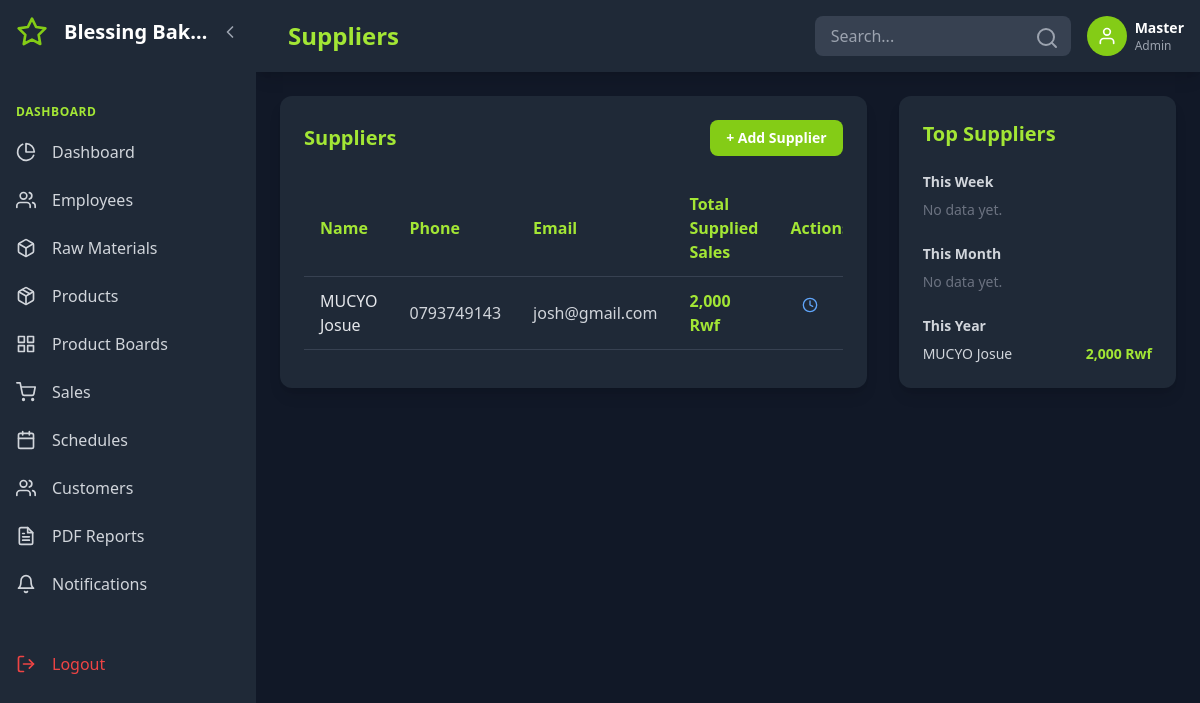
Page /?page=suppliers (signed in) on the committed database.
### tables this page shows
CREATE TABLE `system_settings` (
  `id` int(11) NOT NULL,
  `business_name` varchar(255) DEFAULT 'Bakery Management System',
  `currency` varchar(10) DEFAULT 'Frw',
  `timezone` varchar(50) DEFAULT 'Africa/Kigali',
  `date_format` varchar(20) DEFAULT 'Y-m-d',
  `low_stock_threshold` int(11) DEFAULT 10,
  `updated_at` datetime DEFAULT current_timestamp() ON UPDATE current_timestamp()
);

CREATE TABLE `suppliers` (
  `id` int(11) NOT NULL,
  `name` varchar(150) NOT NULL,
  `phone` varchar(50) DEFAULT NULL,
  `email` varchar(150) DEFAULT NULL,
  `address` text DEFAULT NULL,
  `created_at` datetime DEFAULT current_timestamp()
);

### app/views/suppliers.php (the view, shortened to what the rows shown need)
<div class="grid grid-cols-1 lg:grid-cols-3 gap-8 mb-8">
    <div class="lg:col-span-2 bg-gray-800 rounded-xl p-6 shadow-lg">
        <div class="overflow-x-auto">
            <table class="w-full">
                <thead>
                    <tr class="border-b border-gray-700">
                        <th class="text-left py-3 px-4 text-lime-400">Name</th>
                        <th class="text-left py-3 px-4 text-lime-400">Phone</th>
                        <th class="text-left py-3 px-4 text-lime-400">Email</th>
                        <th class="text-left py-3 px-4 text-lime-400">Total Supplied Sales</th>
                        <th class="text-left py-3 px-4 text-lime-400">Actions</th>
                    </tr>
                </thead>
                <tbody>
                    <?php if (!empty($suppliers)): ?>
                        <?php foreach ($suppliers as $supplier): ?>
                            <tr class="border-b border-gray-700 hover:bg-gray-700">
                                <td class="py-3 px-4 text-gray-200">
                                    <?= htmlspecialchars($supplier['name']) ?>
                                </td>
                                <td class="py-3 px-4 text-gray-300">
                                    <?= htmlspecialchars($supplier['phone'] ?? '') ?>
                                </td>
                                <td class="py-3 px-4 text-gray-300">
                                    <?= htmlspecialchars($supplier['email'] ?? '') ?>
                                </td>
                                <td class="py-3 px-4 text-lime-400 font-semibold">
                                    <?php
                                        $totalVal = $supplierTotals[$supplier['id']] ?? 0;
                                        echo number_format($totalVal, 0) . ' Rwf';
                                    ?>
                                </td>
                                <td class="py-3 px-4 flex items-center space-x-2">
                                    <button
                                        type="button"
                                        class="text-white text-sm font-semibold px-3 py-1 rounded-lg"
                                        onclick="openSupplierHistoryModal(<?= (int)$supplier['id'] ?>, '<?= htmlspecialchars($supplier['name'], ENT_QUOTES) ?>')">
                                        <i data-feather="clock" class="text-blue-400 hover:text-blue-300 w-4 h-4"></i>
                                    </button>
                                    <button
                                        type="button"
                                        class="flex items-center space-x-1 px-2 py-1 rounded-full hover:bg-gray-700 transition-colors duration-200"
                                        onclick="openSupplierEditModal(
                                            <?= (int)$supplier['id'] ?>,
                                            '<?= htmlspecialchars($supplier['name']) ?>',
                                            '<?= htmlspecialchars($supplier['phone'] ?? '') ?>',
                                            '<?= htmlspecialchars($supplier['email'] ?? '') ?>',
                                            '<?= htmlspecialchars($supplier['address'] ?? '') ?>'
                                        )"
                                        title="Edit Supplier">
                                    </button>
                                </td>
                            </tr>
                        <?php endforeach; ?>
                    <?php else: ?>
                        <tr>
                            <td colspan="5" class="py-8 text-center text-gray-400">No suppliers yet.</td>
                        </tr>
                    <?php endif; ?>
                </tbody>
            </table>
        </div>
    </div>
    <div class="bg-gray-800 rounded-xl p-6 shadow-lg space-y-6">
        <div>
            <ul class="space-y-1 text-sm">
                <?php if (!empty($topYearly)): ?>
                    <?php foreach ($topYearly as $row): ?>
                        <li class="flex justify-between text-gray-300">
                            <span><?= htmlspecialchars($row['name']) ?></span>
                            <span class="text-lime-400 font-semibold"><?= number_format($row['total_value'], 0) ?> Rwf</span>
                        </li>
                    <?php endforeach; ?>
                <?php else: ?>
                    <li class="text-gray-500">No data yet.</li>
                <?php endif; ?>
            </ul>
        </div>
    </div>

### app/views/header.php (shortened to what the rows shown need)
<?php
    $user = $_SESSION['user_id'] ?? null;
    $user_role = $_SESSION['role'] ?? 'employee';
    $user_name = $_SESSION['username'] ?? 'User';
    $current_page = $_GET['page'] ?? 'dashboard';
    $theme = $_SESSION['theme'] ?? 'dark';
    $language = $_SESSION['language'] ?? 'en';
if ($user):
?>
<!DOCTYPE html>
<html lang="<?= htmlspecialchars($language) ?>" class="<?= $theme === 'dark' ? 'dark' : '' ?>">
<head>
    <script src="https://cdn.tailwindcss.com"></script>
</head>
<body class="<?= $theme === 'dark' ? 'bg-gray-900 text-white' : 'bg-gray-100 text-gray-900' ?> min-h-screen flex">
    <div id="sidebar" class="sidebar sidebar-expanded bg-gray-800 fixed h-full overflow-hidden z-50">
        <div class="p-4 flex items-center justify-between">
            <div class="flex items-center min-w-0">
                <i data-feather="star" class="text-lime-500 w-8 h-8 flex-shrink-0"></i>
                <span class="logo-text ml-4 text-xl font-bold truncate"><?php echo $conn->query("SELECT business_name FROM system_settings LIMIT 1")->fetchColumn(); ?></span>
            </div>
            <button id="sidebarToggle" class="text-gray-400 hover:text-white ml-2 flex-shrink-0">
                <i data-feather="chevron-left" class="w-5 h-5 sidebar-toggle-icon"></i>
            </button>
        </div>
        <nav class="mt-8">
            <?php if ($user_role === 'admin'): ?>
                <div class="px-4 py-2 text-xs font-semibold text-lime-400 uppercase tracking-wider">
                    <span class="nav-item-text"><?= t('dashboard') ?></span>
                </div>
                <a href="?page=dashboard" class="nav-item flex items-center px-4 py-3 text-gray-300 hover:bg-gray-700 hover:text-lime-400 transition-colors <?= $current_page === 'dashboard' ? 'bg-gray-700 text-lime-400' : '' ?>">
                    <i data-feather="pie-chart" class="w-5 h-5 flex-shrink-0"></i>
                    <span class="nav-item-text ml-4 truncate"><?= t('dashboard') ?></span>
                </a>
                <a href="?page=employees" class="nav-item flex items-center px-4 py-3 text-gray-300 hover:bg-gray-700 hover:text-lime-400 transition-colors <?= $current_page === 'employees' ? 'bg-gray-700 text-lime-400' : '' ?>">
                    <i data-feather="users" class="w-5 h-5 flex-shrink-0"></i>
                    <span class="nav-item-text ml-4 truncate"><?= t('employees') ?></span>
                </a>
                <a href="?page=raw_materials" class="nav-item flex items-center px-4 py-3 text-gray-300 hover:bg-gray-700 hover:text-lime-400 transition-colors <?= $current_page === 'raw_materials' ? 'bg-gray-700 text-lime-400' : '' ?>">
                    <i data-feather="box" class="w-5 h-5 flex-shrink-0"></i>
                    <span class="nav-item-text ml-4 truncate"><?= t('raw_materials') ?></span>
                </a>
                <a href="?page=products" class="nav-item flex items-center px-4 py-3 text-gray-300 hover:bg-gray-700 hover:text-lime-400 transition-colors <?= $current_page === 'products' ? 'bg-gray-700 text-lime-400' : '' ?>">
                    <i data-feather="package" class="w-5 h-5 flex-shrink-0"></i>
                    <span class="nav-item-text ml-4 truncate"><?= t('products') ?></span>
                </a>
                <a href="?page=product_boards" class="nav-item flex items-center px-4 py-3 text-gray-300 hover:bg-gray-700 hover:text-lime-400 transition-colors <?= $current_page === 'product_boards' ? 'bg-gray-700 text-lime-400' : '' ?>">
                    <i data-feather="grid" class="w-5 h-5 flex-shrink-0"></i>
                    <span class="nav-item-text ml-4 truncate"><?= t('product_boards') ?></span>
                </a>
                <a href="?page=suppliers" class="nav-item flex items-center px-4 py-3 text-gray-300 hover:bg-gray-700 hover:text-fuchsia-400 transition-colors <?= $current_page === 'sales' ? 'bg-gray-700 text-fuchsia-400' : '' ?>">
                    <i data-feather="shopping-cart" class="w-5 h-5 flex-shrink-0"></i>
                    <span class="nav-item-text ml-4 truncate"><?= t('sales') ?></span>
                <a href="?page=schedules" class="nav-item flex items-center px-4 py-3 text-gray-300 hover:bg-gray-700 hover:text-lime-400 transition-colors <?= $current_page === 'schedules' ? 'bg-gray-700 text-lime-400' : '' ?>">
                    <i data-feather="calendar" class="w-5 h-5 flex-shrink-0"></i>
                    <span class="nav-item-text ml-4 truncate"><?= t('schedules') ?></span>
                </a>
                <a href="?page=customers" class="nav-item flex items-center px-4 py-3 text-gray-300 hover:bg-gray-700 hover:text-lime-400 transition-colors <?= $current_page === 'customers' ? 'bg-gray-700 text-lime-400' : '' ?>">
                    <i data-feather="users" class="w-5 h-5 flex-shrink-0"></i>
                    <span class="nav-item-text ml-4 truncate"><?= t('customers') ?></span>
                </a>
                <a href="?page=admin_reports" class="nav-item flex items-center px-4 py-3 text-gray-300 hover:bg-gray-700 hover:text-lime-400 transition-colors <?= $current_page === 'admin_reports' ? 'bg-gray-700 text-lime-400' : '' ?>">
                    <i data-feather="file-text" class="w-5 h-5 flex-shrink-0"></i>
                    <span class="nav-item-text ml-4 truncate"><?= t('admin_reports') ?></span>
                </a>
                <a href="?page=notifications" class="nav-item flex items-center px-4 py-3 text-gray-300 hover:bg-gray-700 hover:text-lime-400 transition-colors <?= $current_page === 'notifications' ? 'bg-gray-700 text-lime-400' : '' ?>">
                    <i data-feather="bell" class="w-5 h-5 flex-shrink-0"></i>
                    <span class="nav-item-text ml-4 truncate"><?= t('notifications') ?></span>
                </a>
            <?php endif; ?>
            <a href="?page=logout" class="nav-item flex items-center px-4 py-3 text-red-500 hover:bg-gray-700 hover:text-red-400 transition-colors mt-8">
                <i data-feather="log-out" class="w-5 h-5 flex-shrink-0"></i>
                <span class="nav-item-text ml-4 truncate"><?= t('logout') ?></span>
            </a>
        </nav>
    </div>
    <div id="mainContent" class="main-content main-expanded flex-1 transition-all duration-300">
        <header class="bg-gray-800 shadow-lg p-4 flex justify-between items-center">
            <div class="flex items-center space-x-4">
                <h1 class="text-2xl font-bold text-lime-400 capitalize"><?= str_replace('_', ' ', $current_page) ?></h1>
            </div>
            <div class="flex items-center space-x-4">
                <div class="relative hidden md:block">
                    <input type="text" placeholder="Search..." class="bg-gray-700 text-white px-4 py-2 rounded-lg focus:outline-none focus:ring-2 focus:ring-lime-500 w-64">
                    <i data-feather="search" class="absolute right-3 top-2.5 text-gray-400"></i>
                </div>
                <div class="flex items-center space-x-2">
                    <a href="?page=settings">
                        <div class="w-10 h-10 <?= $user_role === 'admin' ? 'bg-lime-500' : 'bg-fuchsia-500' ?> rounded-full flex items-center justify-center">
                            <i data-feather="user" class="w-5 h-5 text-white"></i>
                        </div>
                    </a>
                    <div class="hidden sm:block">
                        <p class="text-white font-semibold text-sm"><?= htmlspecialchars($user_name) ?></p>
                        <p class="text-gray-400 text-xs capitalize"><?= htmlspecialchars($user_role) ?></p>
                    </div>
                </div>
            </div>
        </header>
        <main class="p-6">
<?php else: ?>
<?php endif; ?>

### rows in the picture
system_settings: business_name "Blessing Bak…"
suppliers: name "MUCYO Josue", phone "0793749143", email "josh@gmail.com", id "2,000", total_value "2,000"

### other values in the picture
t('dashboard') "DASHBOARD"
t('dashboard') "Dashboard"
t('employees') "Employees"
t('raw_materials') "Raw Materials"
t('products') "Products"
t('product_boards') "Product Boards"
t('sales') "Sales"
t('schedules') "Schedules"
t('customers') "Customers"
t('admin_reports') "PDF Reports"
t('notifications') "Notifications"
t('logout') "Logout"
str_replace('_', ' ', $current_page) "Suppliers"
$user_name "Master"
$user_role "Admin"
